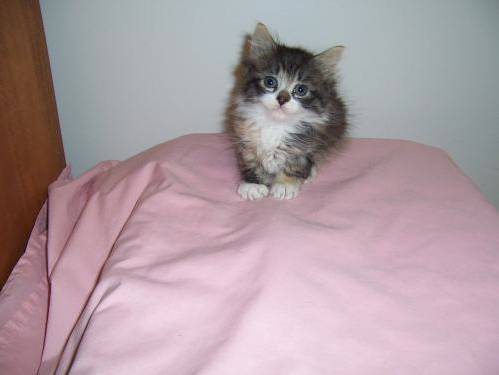
#> input picture KNN 3 animal classifier/datasets/animals/animals/cats/cats_00013.jpg, 499 x 375 px; its folder holds 3 pictures in this run
$ python knn_classifier.py
#> lines starting #> are read from the running program, lines starting #| are printed output that depends on the picture
### KNN 3 animal classifier/datasets/simpledatasetloader.py
# import the necessary packages
import numpy as np
import cv2
import os

class SimpleDatasetLoader:
	def __init__(self, preprocessors=None):
		# store the image preprocessor
		self.preprocessors = preprocessors

		# if the preprocessors are None, initialize them as an
		# empty list
		if self.preprocessors is None:
			self.preprocessors = []

	def load(self, imagePaths, verbose=-1): #verbose print updates to a console, to monitor how many images the SimpleDatasetLoader has processed.

		# initialize the list of features and labels
#> called with verbose = 500
		data = [] #rasm uchun
		labels = [] #label uchun

		# loop over the input images
		for (i, imagePath) in enumerate(imagePaths):
			# load the image and extract the class label assuming
			# that our path has the following format:
			# /path/to/dataset/{class}/{image}.jpg
			image = cv2.imread(imagePath)
#> image is the input picture: shape (375, 499, 3); mean B, G, R 162.1, 155.6, 173.9
			label = imagePath.split(os.path.sep)[-2]

			# check to see if our preprocessors are not None
			if self.preprocessors is not None:
				# loop over the preprocessors and apply each to the image
				for p in self.preprocessors:
					image = p.preprocess(image) #resize each image  as 32x32 preprocessing function from simple processor class.
#> this loop made 1 pass
#> pass 1, in load, `image = p.preprocess(image)`:
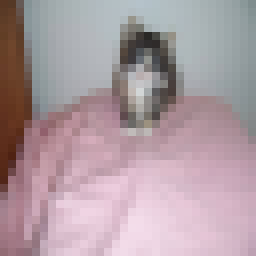
#> image: shape (32, 32, 3) (shown 8 times larger); mean B, G, R 162.1, 155.6, 173.9

			# treat our processed image as a "feature vector"
			# by updating the data list followed by the labels
			data.append(image)
			labels.append(label)

			# show an update every `verbose` images
			if verbose > 0 and i > 0 and (i + 1) % verbose == 0:
				print("[INFO] processed {}/{}".format(i + 1,
					len(imagePaths)))
#> pass 2 of the loop in load, `for (i, imagePath) in enumerate(imagePaths):`:
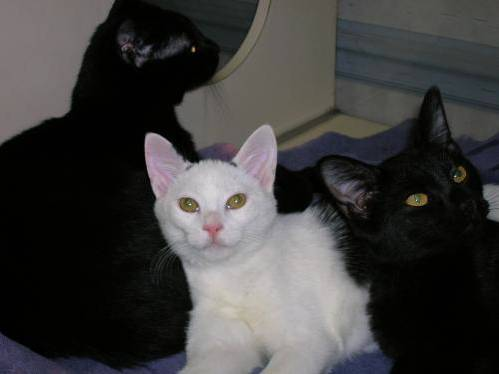
#> input picture KNN 3 animal classifier/datasets/animals/animals/cats/cats_00028.jpg, 499 x 374 px
#> in load, image is the input picture: shape (374, 499, 3); mean B, G, R 60.6, 60.9, 61.9
#> the loop in load, `for p in self.preprocessors:` made 1 pass
#> pass 1, in load, `image = p.preprocess(image)`:
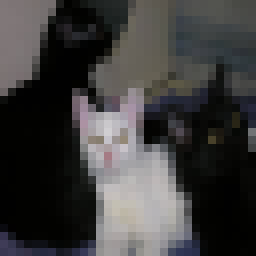
#> image: shape (32, 32, 3) (shown 8 times larger); mean B, G, R 60.6, 60.9, 61.9
#> pass 3 of the loop in load, `for (i, imagePath) in enumerate(imagePaths):`:
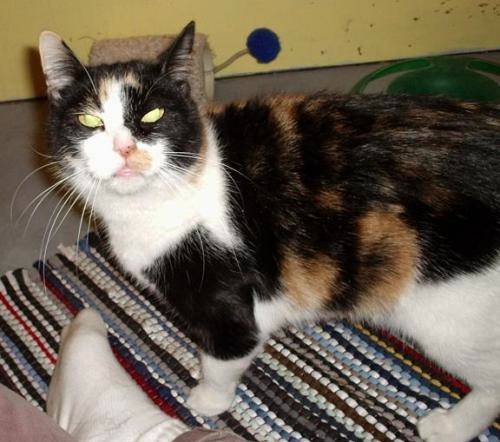
#> input picture KNN 3 animal classifier/datasets/animals/animals/cats/cats_00035.jpg, 500 x 442 px
#> in load, image is the input picture: shape (442, 500, 3); mean B, G, R 82.5, 96.9, 107.2
#> the loop in load, `for p in self.preprocessors:` made 1 pass
#> pass 1, in load, `image = p.preprocess(image)`:
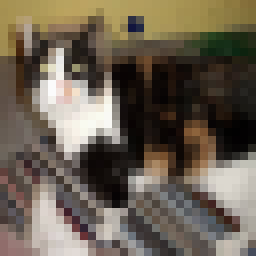
#> image: shape (32, 32, 3) (shown 8 times larger); mean B, G, R 82.5, 96.9, 107.2
#> the loop made 4 passes; the first 3 are shown

		# return a tuple of the data and labels
		return (np.array(data), np.array(labels))

### KNN 3 animal classifier/preprocessing/simplepreprocessor.py
# import the necessary packages
import cv2

class SimplePreprocessor:
	def __init__(self, width, height, inter=cv2.INTER_AREA):
		# store the target image width, height, and interpolation
		# method used when resizing
		self.width = width
		self.height = height
		self.inter = inter

	def preprocess(self, image):
		# resize the image to a fixed size, ignoring the aspect
		# ratio
		return cv2.resize(image, (self.width, self.height),
			interpolation=self.inter)

### KNN 3 animal classifier/knn_classifier.py
from sklearn.neighbors import KNeighborsClassifier
from sklearn.preprocessing import LabelEncoder
from sklearn.model_selection import train_test_split
from sklearn.metrics  import classification_report
from preprocessing import SimplePreprocessor #our own created class
from  datasets import SimpleDatasetLoader #our own datasetloader
from imutils import paths

DATASET_PATH = 'datasets/animals'
K = 3 #for KNN value

#1. Prepare Data
print("Loading images....")
image_paths = list(paths.list_images(DATASET_PATH))
sp = SimplePreprocessor(32,32) #load from dataset and reshape to the data matrix
dataloader = SimpleDatasetLoader(preprocessors=[sp])
(data, labels) = dataloader.load(image_paths, verbose=500)
data = data.reshape((data.shape[0],3072)) #because data.shape[0] is 3000 (all images), column is 32x32x3 = 30472

# show some information on memory consumption of the images
print("[INFO] features matrix: {:.1f}MB".format(
	data.nbytes / (1024 * 1000.0)))

#2. Encode Label strings as numbers. For ex: dog - 0, cat-1 an so on.
le = LabelEncoder()
labels = le.fit_transform(labels)

#split data into train and test
									#25% for test and 75% for training,
(trainX, testX, trainY, testY) = train_test_split(data,labels,test_size=0.25,random_state=42)

# 3. Train and test model.
model = KNeighborsClassifier(n_neighbors=K,n_jobs=5)
model.fit(trainX,trainY)
#> (the run stopped early here; a loop or call above may not have finished)
